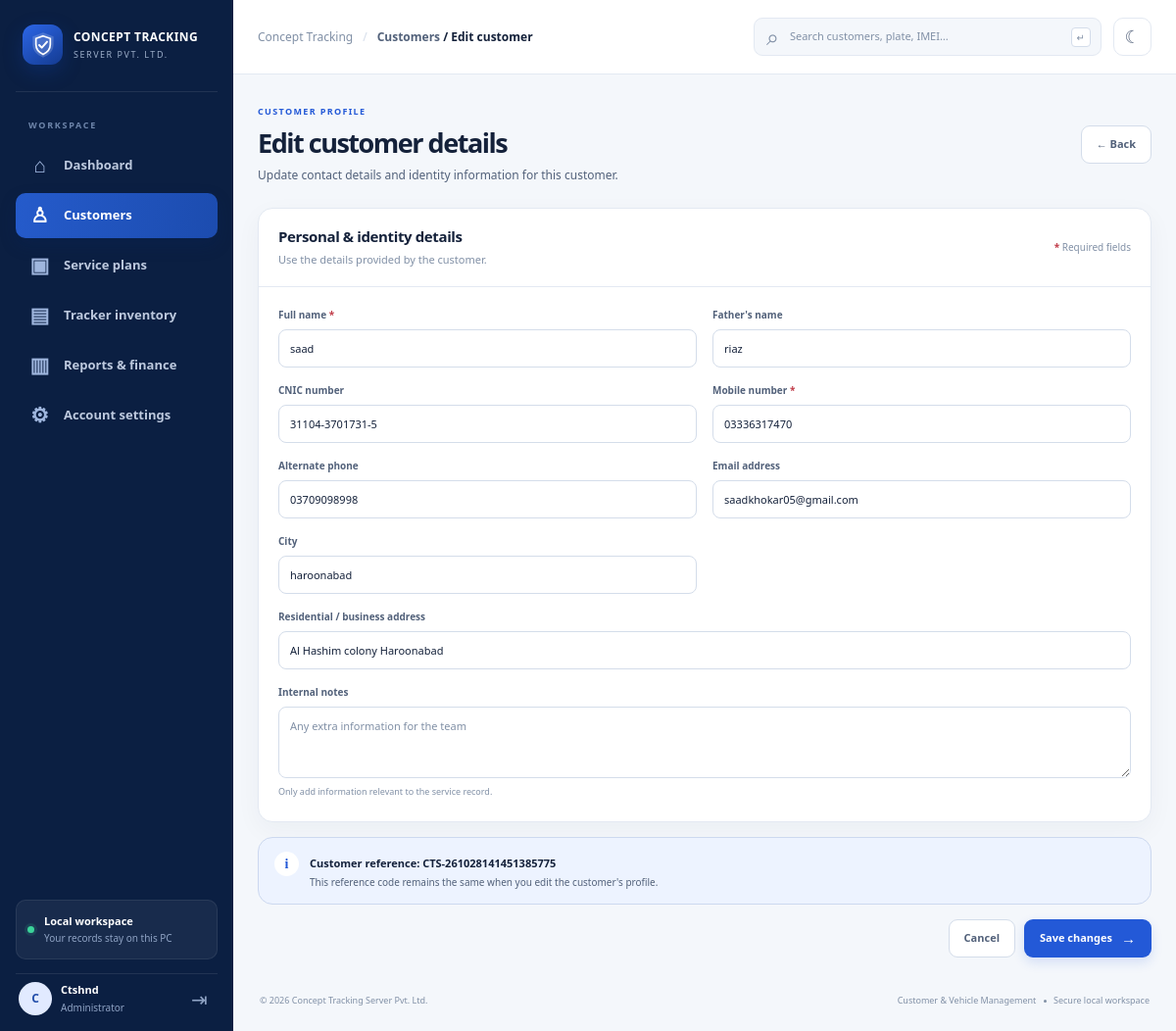
The app's page /customers/1/edit (signed in) with its own data.
### tables this page shows
CREATE TABLE customers (
        id INTEGER PRIMARY KEY AUTOINCREMENT,
        customer_code TEXT UNIQUE NOT NULL,
        full_name TEXT NOT NULL,
        father_name TEXT,
        cnic TEXT,
        phone TEXT NOT NULL,
        alternate_phone TEXT,
        email TEXT,
        address TEXT,
        city TEXT,
        notes TEXT,
        created_at TEXT NOT NULL DEFAULT CURRENT_TIMESTAMP
    );

### app.py (the view, shortened to what this page needs)
@app.route("/customers/<int:customer_id>/edit", methods=["GET", "POST"])
def edit_customer(customer_id):
    conn = db()
    customer = conn.execute("SELECT * FROM customers WHERE id=?", (customer_id,)).fetchone()
    if not customer:
        conn.close()
        flash("Customer record was not found.", "error")
        return redirect(url_for("customers"))
    conn.close()
    return render_template("customer_form.html", customer=customer, editing=True)

### app.py (called while the page is built)
def db():
    conn = sqlite3.connect(DB_PATH)
    conn.row_factory = sqlite3.Row
    conn.execute("PRAGMA foreign_keys = ON")
    return conn

@app.before_request
def require_login():
    if request.method == "POST":
        expected = session.get("csrf_token", "")
        submitted = request.form.get("_csrf_token", "")
        if not expected or not submitted or not hmac.compare_digest(expected, submitted):
            abort(400, description="The form expired or could not be verified. Refresh the page and try again.")
    public_endpoints = {"login", "setup_admin", "static"}
    if request.endpoint not in public_endpoints and not session.get("logged_in"):
        return redirect(url_for("login", next=request.path))

### templates/customer_form.html
{% extends 'base.html' %}
{% block title %}{{ 'Edit customer' if editing else 'New customer' }}{% endblock %}{% block breadcrumb %}<a href="{{ url_for('customers') }}">Customers</a> / {{ 'Edit customer' if editing else 'New customer' }}{% endblock %}
{% block content %}
<section class="page-heading-row"><div><span class="eyebrow">CUSTOMER PROFILE</span><h1>{{ 'Edit customer details' if editing else 'Register a customer' }}</h1><p>{{ 'Update contact details and identity information for this customer.' if editing else 'Create a profile before assigning vehicles, trackers or service plans.' }}</p></div><a class="btn btn-secondary" href="{{ url_for('customer_detail', customer_id=customer.id) if editing else url_for('customers') }}">← Back</a></section>
<form method="post" class="form-layout"><input type="hidden" name="_csrf_token" value="{{ csrf_token }}"><section class="panel form-panel"><div class="panel-heading form-section-heading"><div><h2>Personal & identity details</h2><p>Use the details provided by the customer.</p></div><span class="required-note"><b>*</b> Required fields</span></div>
<div class="form-grid"><div class="form-field"><label for="full_name">Full name <b>*</b></label><input id="full_name" name="full_name" required value="{{ customer.full_name or '' }}" placeholder="Enter full name"></div><div class="form-field"><label for="father_name">Father's name</label><input id="father_name" name="father_name" value="{{ customer.father_name or '' }}" placeholder="Father's full name"></div><div class="form-field"><label for="cnic">CNIC number</label><input id="cnic" name="cnic" value="{{ customer.cnic or '' }}" placeholder="xxxxx-xxxxxxx-x" maxlength="20"></div><div class="form-field"><label for="phone">Mobile number <b>*</b></label><input id="phone" name="phone" required value="{{ customer.phone or '' }}" placeholder="03xx-xxxxxxx"></div><div class="form-field"><label for="alternate_phone">Alternate phone</label><input id="alternate_phone" name="alternate_phone" value="{{ customer.alternate_phone or '' }}" placeholder="Optional alternate number"></div><div class="form-field"><label for="email">Email address</label><input id="email" name="email" type="email" value="{{ customer.email or '' }}" placeholder="name@example.com"></div><div class="form-field"><label for="city">City</label><input id="city" name="city" value="{{ customer.city or '' }}" placeholder="e.g. Lahore"></div><div class="form-field full-field"><label for="address">Residential / business address</label><input id="address" name="address" value="{{ customer.address or '' }}" placeholder="House, street, area and city"></div><div class="form-field full-field"><label for="notes">Internal notes</label><textarea id="notes" name="notes" rows="3" placeholder="Any extra information for the team">{{ customer.notes or '' }}</textarea><small class="field-hint">Only add information relevant to the service record.</small></div></div></section>
{% if editing %}<section class="panel info-panel"><span class="info-icon">i</span><div><strong>Customer reference: {{ customer.customer_code }}</strong><p>This reference code remains the same when you edit the customer's profile.</p></div></section>{% endif %}
<div class="form-actions"><a class="btn btn-secondary" href="{{ url_for('customer_detail', customer_id=customer.id) if editing else url_for('customers') }}">Cancel</a><button class="btn btn-primary" type="submit">{{ 'Save changes' if editing else 'Create customer' }} <span>→</span></button></div></form>
{% endblock %}

### static/css/app.css (style rules this page uses)
:root { --navy:#0b1f42;--navy-2:#102b58;--blue:#2359d7;--blue-hover:#1947b4;--blue-soft:#edf3ff;--cyan:#0e8da8;--green:#17885b;--purple:#7157d9;--warning:#b66a0c;--danger:#c03a47;--page:#f4f7fb;--surface:#fff;--surface-2:#f8faff;--text:#14213a;--text-2:#52617a;--muted:#8190a6;--line:#e3e9f2;--line-2:#d4ddea;--shadow:0 8px 26px rgba(17,38,76,.045);--sidebar:#0b1f42;--sidebar-text:#bdc9de;--sidebar-muted:#7185a7;--radius:15px;--font:'Segoe UI Variable','Segoe UI',Arial,sans-serif;--heading:'Segoe UI Variable','Segoe UI',Arial,sans-serif }
* { box-sizing:border-box }
html { scroll-behavior:smooth }
body { margin:0;background:var(--page);color:var(--text);font:14px/1.5 var(--font);-webkit-font-smoothing:antialiased }
a { color:inherit;text-decoration:none }
button,input,select,textarea { font:inherit }
button,a,input,select,textarea { -webkit-tap-highlight-color:transparent }
button { cursor:pointer }
.breadcrumb a { color:var(--text-2) }
.welcome-row,.page-heading-row { display:flex;align-items:center;justify-content:space-between;gap:25px;margin-bottom:25px }
.eyebrow { display:block;font-size:9px;letter-spacing:.15em;font-weight:800;color:var(--blue);margin-bottom:8px }
.welcome-row h1,.page-heading-row h1,.profile-title-row h1 { font:800 27px/1.25 var(--heading);letter-spacing:-.055em;margin:0;color:var(--text) }
.welcome-row p,.page-heading-row p { color:var(--text-2);margin:8px 0 0;font-size:12px }
.btn { min-height:39px;display:inline-flex;align-items:center;justify-content:center;gap:9px;padding:0 15px;border:1px solid transparent;border-radius:9px;font-size:11px;font-weight:700;white-space:nowrap;transition:transform .15s,background .2s,border-color .2s;cursor:pointer }
.btn-primary { background:var(--blue);color:#fff;box-shadow:0 5px 12px rgba(35,89,215,.15) }
.btn-secondary { background:var(--surface);border-color:var(--line-2);color:var(--text-2) }
.btn span:last-child { font-size:15px }
.section-heading,.panel-heading { display:flex;align-items:center;justify-content:space-between;gap:15px }
.section-heading h2,.panel-heading h2,.directory-toolbar h2 { font:800 15px/1.3 var(--heading);margin:0;letter-spacing:-.025em }
.section-heading p,.panel-heading p,.directory-toolbar p { margin:5px 0 0;color:var(--muted);font-size:11px }
.panel { background:var(--surface);border:1px solid var(--line);border-radius:var(--radius);box-shadow:var(--shadow);min-width:0;overflow:hidden }
.panel-heading { padding:19px 20px;border-bottom:1px solid var(--line) }
.page-heading-row { margin-bottom:24px }
.form-layout { max-width:1000px;display:grid;gap:15px }
.form-panel { padding-bottom:4px }
.form-section-heading { margin-bottom:2px }
.required-note { font-size:10px;color:var(--muted) }
.required-note b,.form-field label b { color:var(--danger) }
.form-grid { display:grid;grid-template-columns:repeat(2,minmax(0,1fr));gap:16px;padding:19px 20px }
.form-field { display:flex;flex-direction:column;gap:7px;min-width:0 }
.form-field label { font-size:10px;color:var(--text-2);font-weight:700 }
.form-field input,.form-field select,.form-field textarea { width:100%;min-width:0;border:1px solid var(--line-2);border-radius:8px;background:var(--surface);color:var(--text);outline:0;padding:10px 11px;font-size:11px;transition:border-color .18s,box-shadow .18s }
.form-field input,.form-field select { height:39px }
.form-field textarea { resize:vertical;min-height:73px;line-height:1.55 }
.form-field input::placeholder,.form-field textarea::placeholder { color:var(--muted) }
.field-hint { font-size:9px;color:var(--muted) }
.full-field { grid-column:1/-1 }
.form-actions { display:flex;justify-content:flex-end;gap:9px;padding-bottom:9px }
.info-panel { display:flex;align-items:flex-start;gap:11px;padding:14px 16px;background:var(--blue-soft);border-color:color-mix(in srgb,var(--blue) 12%,var(--line));box-shadow:none }
.info-icon { width:25px;height:25px;display:grid;place-items:center;border-radius:50%;background:var(--surface);color:var(--blue);font-weight:800;font-family:serif }
.info-panel strong { font-size:11px }
.info-panel p { font-size:10px;color:var(--text-2);margin:3px 0 0 }

### records on screen
customers: full_name "saad", father_name "riaz", cnic "31104-3701731-5", phone "03336317470", alternate_phone "03709098998", email "saadkhokar05@gmail.com", city "haroonabad", address "Al Hashim colony Haroonabad", customer_code "CTS-261028141451385775"

### other values on screen
{{ (session.get('username','A')[0] or 'A')|upper }} "C"
{{ session.get('username','Admin')|title }} "Ctshnd"
{{ 'Edit customer' if editing else 'New customer' }} "Edit customer"
{{ 'Edit customer details' if editing else 'Register a customer' }} "Edit customer details"
{{ 'Save changes' if editing else 'Create customer' }} "Save changes"
